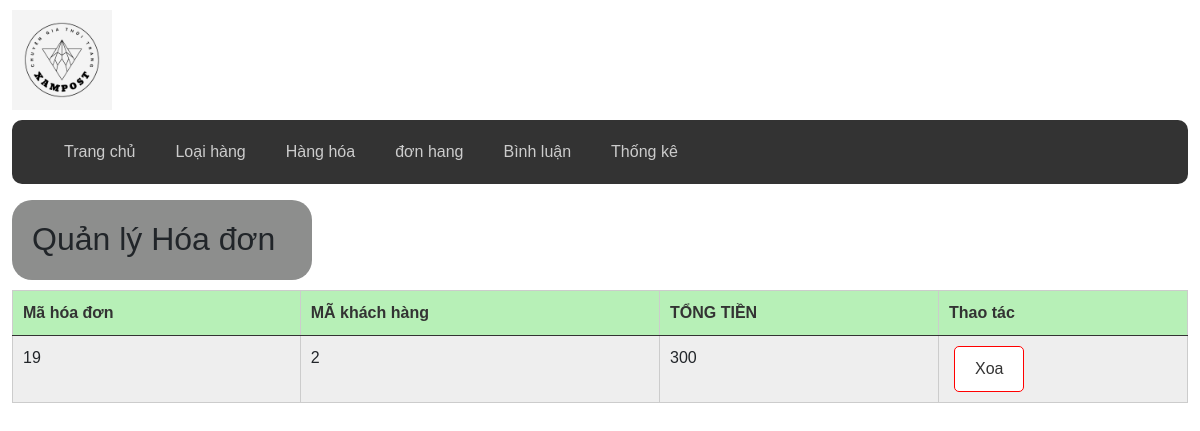
/hang_hoa/admin_hoa_don/index.php, run on the app's committed database.
### tables this page shows
CREATE TABLE `hoa_don` (
  `ma_don_hang` int(11) NOT NULL,
  `ma_kh` int(11) NOT NULL,
  `ngay_mua` varchar(255) NOT NULL,
  `trang_thai` varchar(255) NOT NULL,
  `dia_chi` varchar(255) NOT NULL,
  `sdt` int(11) NOT NULL,
  `ten_kh` varchar(255) NOT NULL,
  `tong_tien` int(11) NOT NULL,
  `ma_sp` int(11) NOT NULL
);

### hang_hoa/admin_hoa_don/index.php (the view, shortened to what this page needs)
<?php
$conn = new PDO("mysql:host=localhost; dbname=DU_AN_team; charset=utf8;", "root", "");
$sql = "SELECT * from hoa_don";
$stm = $conn->prepare($sql);
$stm->execute();
$khach_hang = $stm->fetchAll();
?>
<!DOCTYPE html>
<html lang="en">
<head>
    <link rel="stylesheet" href="./../../css//bootstrap.min.css">
    <link rel="stylesheet" href="./../../css/index.css">
    <link rel="stylesheet" href="./../../css/form.css">
</head>
<body>
    <div class="container">
        <header>
            <img src="./../logo/XAmPOST.png" alt="" width="100px">
            <nav>
                <ul>
                    <li><a href="http://localhost/du_an_team/">Trang chủ</a></li>
                    <li><a href="">Loại hàng</a></li>
                    <li><a href="http://localhost/du_an_team/hang_hoa/">Hàng hóa</a></li>
                    <li><a href="">đơn hang</a></li>
                    <li><a href="https://localhost/du_an_Team/binh_luan/">Bình luận</a></li>
                    <li><a href="https://localhost/du_an_Team/thong_ke/thong_ke.php">Thống kê</a></li>
                </ul>
            </nav>
        </header>
        <div class="quan_ly">
            <h2>Quản lý Hóa đơn</h2><br>
        </div>
        <div class="ql_sp">
            <table class="table table-hover">
                <thead>
                    <tr>
                        <th class="col1">Mã hóa đơn</th>
                        <th class="col2">MÃ khách hàng</th>
                        <th class="col3">TỔNG TIỀN</th>
                        <th class="col4" colspan="2">Thao tác</th>
                    </tr>
                </thead>
                <tbody>
                    <?php foreach ($khach_hang as $key => $value) : ?>
                        <tr>
                            <td><?= $value['ma_don_hang'] ?></td>
                            <td><?= $value['ma_kh'] ?></td>
                            <td><?= $value['tong_tien'] ?></td>
                            <td>
                                <button class="btn btn-danger"> <a href="xoa_hd.php?ma_don_hang=<?= $value['ma_don_hang'] ?>" onclick="return confirm('Ban co muon xoa khong ?')">Xoa</a></button>
                            </td>
                        </tr>
                    <?php endforeach ?>
                </tbody>
            </table>
        </div>
</body>
</html>

### css/index.css (style rules this page uses)
.quan_ly { background: #8d8e8d; padding: 20px 0 0 20px; width: 300px; height: 80px; margin: 8px 0 10px 0; border-radius: 20px; }

### css/form.css (style rules this page uses)
* { margin: 0; padding: 0; box-sizing: border-box; font-family: Arial, Helvetica, sans-serif; }
.container { max-width: 1200px; margin: 10px auto; }
nav { background-color: #333; margin: 10px 0; border-radius: 10px; }
nav ul { display: flex; list-style: none; }
nav ul a { display: block; padding: 20px; color: #ccc; text-decoration: none; }
button.btn { padding: 10px 20px; margin-left: 5px; border: 1px solid #ccc; border-radius: 5px; cursor: pointer; color: #333; background-color: #fff; }
button.btn-danger { border: 1px solid red; }
button a { display: block; text-decoration: none; color: #333; }
.table { border-collapse: collapse; width: 100%; }
.table, .table tr, .table td, .table th { border: 1px solid #ccc; }
.table th, .table td { padding: 10px; }
.table tbody tr:nth-child(2n + 1) { background-color: #eee; }
table thead tr { background-color: #b7f0b7; color: #333; }

### data on the page
hoa_don: ma_don_hang "19", ma_kh "2", tong_tien "300"
